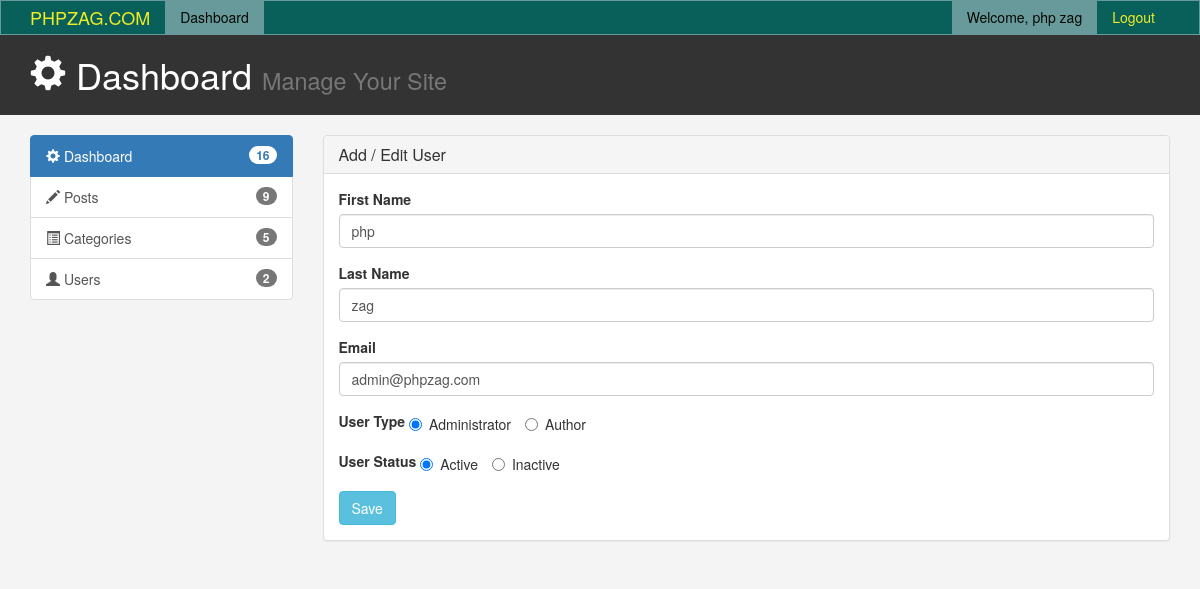
/admin/add_users.php?id=1 (signed in), run on the app's committed database.
### tables this page shows
CREATE TABLE `cms_user` (
  `id` int(11) NOT NULL,
  `first_name` varchar(50) NOT NULL,
  `last_name` varchar(50) NOT NULL,
  `email` varchar(50) NOT NULL,
  `password` varchar(50) NOT NULL,
  `type` int(11) NOT NULL,
  `deleted` int(11) NOT NULL DEFAULT 0
);

### admin/class/User.php (called while the page is built, shortened)
<?php
class User {
	private $userTable = 'cms_user';
	private $conn;
	public function __construct($db){
        $this->conn = $db;
    }
	public function getUser(){
		if($this->id) {
			$sqlQuery = "
			SELECT id, first_name, last_name, email, type, deleted
			FROM ".$this->userTable."
			WHERE id = ? ";
			$stmt = $this->conn->prepare($sqlQuery);
			$stmt->bind_param("i", $this->id);
			$stmt->execute();
			$result = $stmt->get_result();
			$user = $result->fetch_assoc();
			return $user;
		}
	}
}
?>

### admin/add_users.php (the view, shortened to what this page needs)
<?php
include_once 'config/Database.php';
include_once 'class/User.php';
$database = new Database();
$db = $database->getConnection();
$user = new User($db);
$user->id = (isset($_GET['id']) && $_GET['id']) ? $_GET['id'] : '0';
$userDetails = $user->getUser();
include('inc/header.php');
?>
<link rel="stylesheet" href="css/dataTables.bootstrap.min.css" />
<link href="css/style.css" rel="stylesheet" type="text/css" >
</head>
<body>
<?php include "menus.php"; ?>
<header id="header">
	<div class="container">
		<div class="row">
			<div class="col-md-10">
				<h1><span class="glyphicon glyphicon-cog" aria-hidden="true"></span> Dashboard <small>Manage Your Site</small></h1>
			</div>
			<br>
		</div>
	</div>
</header>
<br>
<section id="main">
	<div class="container">
		<div class="row">
			<?php include "left_menus.php"; ?>
			<div class="col-md-9">
				<div class="panel panel-default">
				  <div class="panel-heading">
					<h3 class="panel-title">Add / Edit User</h3>
				  </div>
				  <div class="panel-body">
					<form method="post" id="postForm">
						<div class="form-group">
							<label for="title" class="control-label">First Name</label>
							<input type="text" class="form-control" id="first_name" name="first_name" value="<?php echo $userDetails['first_name']; ?>" placeholder="First name..">
						</div>
						<div class="form-group">
							<label for="title" class="control-label">Last Name</label>
							<input type="text" class="form-control" id="last_name" name="last_name" value="<?php echo $userDetails['last_name']; ?>" placeholder="Last name..">
						</div>
						<div class="form-group">
							<label for="title" class="control-label">Email</label>
							<input type="email" class="form-control" id="email" name="email" value="<?php echo $userDetails['email']; ?>" placeholder="email..">
						</div>
						<div class="form-group">
							<label for="status" class="control-label">User Type </label>
							<label class="radio-inline">
								<input type="radio" name="user_type" id="admin" value="1" <?php if($userDetails['type'] == 1) { echo "checked";} ?>>Administrator
							</label>
							<label class="radio-inline">
								<input type="radio" name="user_type" id="author" value="2" <?php if($userDetails['type'] == 2) { echo "checked";} ?>>Author
							</label>
						</div>
						<div class="form-group">
							<label for="status" class="control-label">User Status </label>
							<label class="radio-inline">
								<input type="radio" name="user_status" id="active" value="0" <?php if(!$userDetails['deleted']) { echo "checked";} ?>>Active
							</label>
							<label class="radio-inline">
								<input type="radio" name="user_status" id="inactive" value="1" <?php if($userDetails['deleted']) { echo "checked";} ?>>Inactive
							</label>
						</div>
						<input type="submit" name="saveUser" id="saveUser" class="btn btn-info" value="Save" />
					</form>
				  </div>
				</div>
			</div>
		</div>
	</div>
</section>
<?php include('inc/footer.php');?>

### admin/css/style.css (style rules this page uses)
body { background: #f4f4f4; }
#header { background: #333333; color: #ffffff; padding-bottom: 10px; margin-bottom: : 15px; }

### data on the page
cms_user: first_name "php", last_name "zag", email "admin@phpzag.com", type "☑ Administrator", type "☐ Author", deleted "☑ Active", deleted "☐ Inactive"

### other printed values
$_SESSION["name"] "php zag"
$post->totalPost()+$category->totalCategory()+$user->totalUser() "16"
$post->totalPost() "9"
$category->totalCategory() "5"
$user->totalUser() "2"
